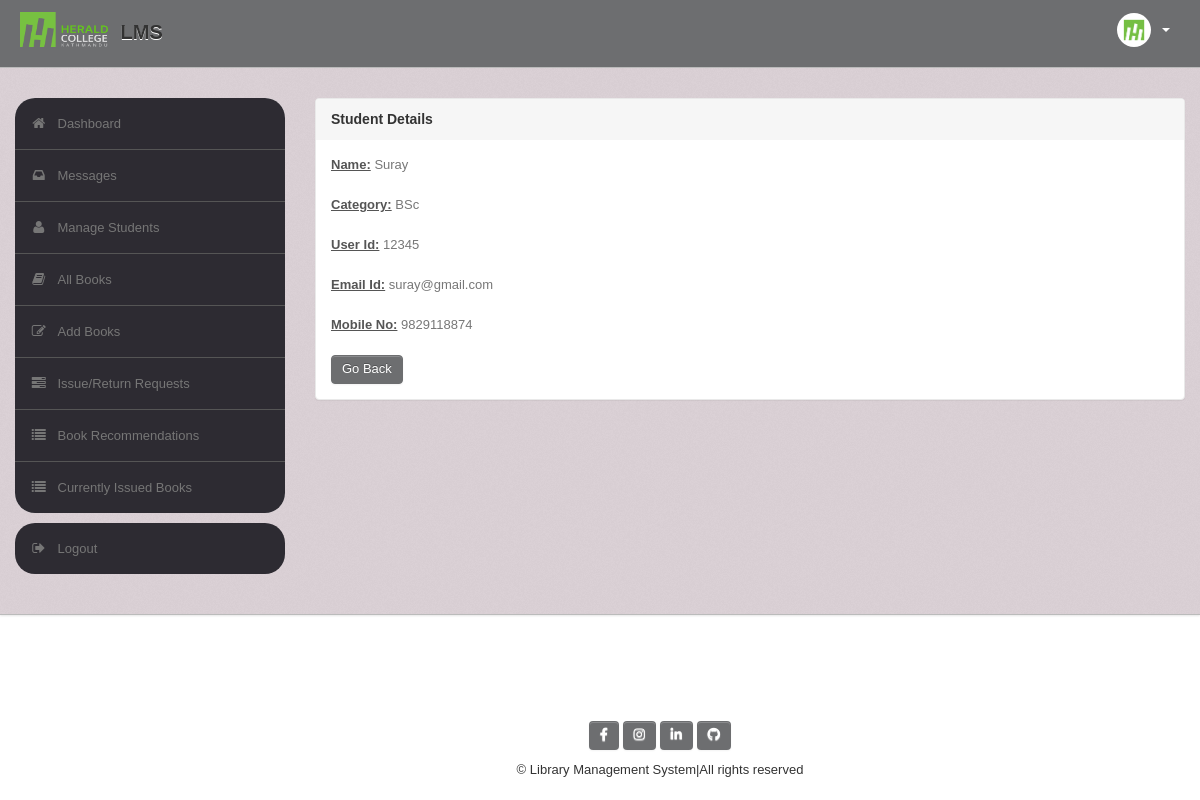
Screenshot of /admin/studentdetails.php?id=12345 (signed in) with the database file from the repository.
### tables this page shows
CREATE TABLE `user` (
  `UserId` varchar(50) NOT NULL,
  `Name` varchar(50) DEFAULT NULL,
  `Type` varchar(50) DEFAULT NULL,
  `Category` varchar(50) DEFAULT NULL,
  `EmailId` varchar(50) DEFAULT NULL,
  `MobNo` bigint(11) DEFAULT NULL,
  `Password` varchar(50) DEFAULT NULL
);

### admin/studentdetails.php (the view, shortened to what this page needs)
<?php
require('dbconn.php');
?>
<?php
if ($_SESSION['UserId']) {
    ?>
<!DOCTYPE html>
<html lang="en">
    <head>
        <link type="text/css" href="bootstrap/css/bootstrap.min.css" rel="stylesheet">
        <link type="text/css" href="bootstrap/css/bootstrap-responsive.min.css" rel="stylesheet">
        <link type="text/css" href="css/theme.css" rel="stylesheet">
        <link type="text/css" href="images/icons/css/font-awesome.css" rel="stylesheet">
    </head>
    <body>
        <div class="navbar navbar-fixed-top">
            <div class="navbar-inner">
                <div class="container">
                    <a class="brand" href="home.php"><img src="images/nn.png" class="logo" />  LMS </a>
                    <div class="nav-collapse collapse navbar-inverse-collapse">
                        <ul class="nav pull-right">
                            <li class="nav-user dropdown"><a href="#" class="dropdown-toggle" data-toggle="dropdown">
                                <img src="images/user.png" class="nav-avatar" />
                                <b class="caret"></b></a>
                            </li>
                        </ul>
                    </div>
                </div>
            </div>
        </div>
        <div class="wrapper">
            <div class="container">
                <div class="row">
                    <div class="span3">
                        <div class="sidebar">
                            <ul class="widget widget-menu unstyled">
                                <li class="active"><a href="home.php"><i class="menu-icon icon-home"></i>Dashboard
                                </a></li>
                                 <li><a href="message.php"><i class="menu-icon icon-inbox"></i>Messages</a>
                                </li>
                                <li><a href="student.php"><i class="menu-icon icon-user"></i>Manage Students </a>
                                </li>
                                <li><a href="book.php"><i class="menu-icon icon-book"></i>All Books </a></li>
                                <li><a href="addbook.php"><i class="menu-icon icon-edit"></i>Add Books </a></li>
                                <li><a href="requests.php"><i class="menu-icon icon-tasks"></i>Issue/Return Requests </a></li>
                                <li><a href="recommendations.php"><i class="menu-icon icon-list"></i>Book Recommendations </a></li>
                                <li><a href="current.php"><i class="menu-icon icon-list"></i>Currently Issued Books </a></li>
                            </ul>
                            <ul class="widget widget-menu unstyled">
                                <li><a href="logout.php"><i class="menu-icon icon-signout"></i>Logout </a></li>
                            </ul>
                        </div>
                    </div>
                    <div class="span9">
                        <div class="content">
                        <div class="module">
                            <div class="module-head">
                                <h3>Student Details</h3>
                            </div>
                            <div class="module-body">
                        <?php
                            $rno=$_GET['id'];
                            $sql="select * from LMS.user where UserId='$rno'";
                            $result=$conn->query($sql);
                            $row=$result->fetch_assoc();
                                $name=$row['Name'];
                                $category=$row['Category'];
                                $email=$row['EmailId'];
                                $mobno=$row['MobNo'];
                                echo "<b><u>Name:</u></b> ".$name."<br><br>";
                                echo "<b><u>Category:</u></b> ".$category."<br><br>";
                                echo "<b><u>User  Id:</u></b> ".$rno."<br><br>";
                                echo "<b><u>Email Id:</u></b> ".$email."<br><br>";
                                echo "<b><u>Mobile No:</u></b> ".$mobno."<br><br>";
                            ?>
                        <a href="student.php" class="btn btn-primary">Go Back</a>
                               </div>
                           </div>
                        </div>
                    </div>
                </div>
            </div>
        </div>
        <?php include('footer.php')?>
    </body>
</html>
<?php }
else {
    echo "<script type='text/javascript'>alert('Access Denied!!!')</script>";
} ?>

### admin/css/theme.css (style rules this page uses)
body { font-size: 13px; font-family: 'Open Sans', Arial, sans-serif; background: #fff; color: #777 }
h1, h2, h3, h4, h5, h6 { color: #333; margin-top: 0 }
h3 { font-size: 20px }
strong, b { color: #555 }
.wrapper { background: url(../images/bg.png) #cec1c8; border-bottom: 1px solid #bbb; -webkit-box-shadow: 0 1px 2px rgba(0,0,0,0.1); -moz-box-shadow: 0 1px 2px rgba(0,0,0,0.1); box-shadow: 0 1px 2px rgba(0,0,0,0.1); padding: 30px 0 }
body [class^="icon-"], body [class*=" icon-"] { font-size: 14px; line-height: 20px; height: 20px }
body { font-family: Arial, sans-serif; }
.module { background: #fff; -webkit-border-radius: 3px; -moz-border-radius: 3px; border-radius: 3px; border: 1px solid #ccc; border-bottom-color: #bbb; -webkit-box-shadow: 0 0 1px rgba(0,0,0,0.2); -moz-box-shadow: 0 0 1px rgba(0,0,0,0.2); box-shadow: 0 0 1px rgba(0,0,0,0.2); margin-bottom: 30px }
.navbar { position: static!important; margin: 0!important }
.navbar .navbar-inner { background: #6d6e70; border-bottom: 1px solid #bbb; -webkit-box-shadow: 0 1px 2px rgba(0,0,0,0.15); -moz-box-shadow: 0 1px 2px rgba(0,0,0,0.15); box-shadow: 0 1px 2px rgba(0,0,0,0.15) }
.navbar .brand { color: #333; font-weight: bold; font-size: 20px; margin-right: 20px; padding: 20px }
.logo { width: 90px; height: 35px; margin: -8px 5px 0 ; }
.navbar .nav>li>a { padding: 20px 15px; font-weight: bold; color: #777 }
.nav-user>a { height: 20px }
.nav-avatar { width: 34px; height: 34px; margin: -7px 5px 0 0; -webkit-border-radius: 50%; -moz-border-radius: 50%; border-radius: 50% }
.btn, .btn-box { -webkit-border-radius: 3px; -moz-border-radius: 3px; border-radius: 3px }
.btn { font-size: 13px; font-weight: 600 }
.btn { display: inline-block; margin-bottom: 0; font-weight: 400; text-align: center; vertical-align: middle; cursor: pointer; background-color: #6d6e70; color: #fff; background-image: none; border: 1px solid transparent; white-space: nowrap; padding: 4px 10px; font-size: 13px; line-height: 1.42857; border-radius: 4px; -webkit-user-select: none; -moz-user-select: none; -ms-user-select: none; user-select: none }
.btn-primary { color: #fff; background-color: #6d6e70; border-color: #6d6e70; }
.widget-menu { background: #fff; -webkit-border-radius: 3px; -moz-border-radius: 3px; border-radius: 20px; overflow: hidden }
.widget-menu a { color: #555; display: block; line-height: 20px; padding: 15px; text-decoration: none!important }
.widget-menu .menu-icon { margin-right: 10px; color: #767676; -webkit-transition: all .2s ease-in-out; -moz-transition: all .2s ease-in-out; transition: all .2s ease-in-out; }
.widget-menu>li+li { border-top: 1px solid #555 }
.widget-menu>li>a { background-color: #2d2b32; color: #767676; -webkit-transition: all .2s ease-in-out; -moz-transition: all .2s ease-in-out; transition: all .2s ease-in-out; }
.module { box-shadow: 0 0 3px rgba(0,0,0,.1); border-color: #e9e9e9; margin-bottom: 20px; background-color: #fff; border-radius: 4px; -webkit-box-shadow: 0 1px 1px rgba(0,0,0,.05); box-shadow: 0 1px 1px rgba(0,0,0,.05); }
.module-head { color: #767676; background-color: #f6f6f6; border-color: #e9e9e9; padding: 10px 15px; border-bottom: 1px solid transparent; border-top-right-radius: 3px; border-top-left-radius: 3px; }
.module-head h3 { font-size: 14px; line-height: 20px; height: 20px; margin: 0 }
.module-body { padding: 15px }

### rows the page displays
user: Name "Suray", Category "BSc", EmailId "suray@gmail.com", MobNo "9829118874"

### other values shown
$rno "12345"
